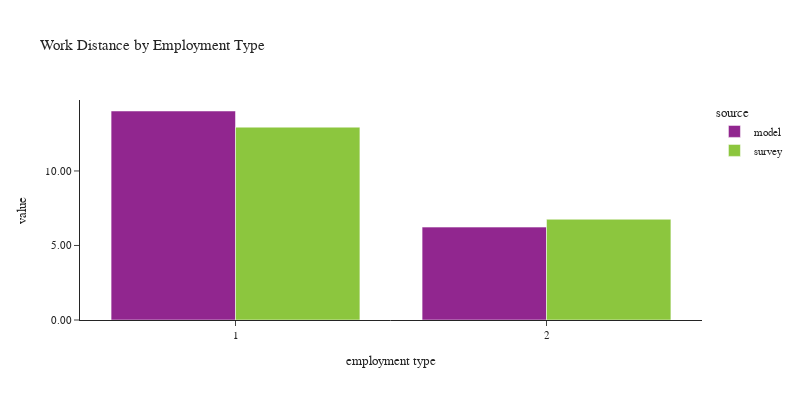

Notebook source saved alongside this figure:
### Code cell
plot_work_location(df_workers, 'pwtyp', 'Employment Type', 'employment type')

### Figure 1 — Plotly figure (JSON) as saved in the notebook; plotly's stock layout.template omitted (floating-point values rounded to 4 significant figures)
{"data": [{"alignmentgroup": "True", "customdata": [[175647], [41225]], "hovertemplate": "source=model<br>pwtyp=%{x}<br>value=%{y}<br>sample count=%{customdata[0]}<extra></extra>", "legendgroup": "model", "marker": {"color": "#91268F", "pattern": {"shape": ""}}, "name": "model", "offsetgroup": "model", "orientation": "v", "showlegend": true, "textposition": "auto", "type": "bar", "x": [1, 2], "xaxis": "x", "y": [14.02, 6.233], "yaxis": "y"}, {"alignmentgroup": "True", "customdata": [[2175], [430]], "hovertemplate": "source=survey<br>pwtyp=%{x}<br>value=%{y}<br>sample count=%{customdata[0]}<extra></extra>", "legendgroup": "survey", "marker": {"color": "#8CC63E", "pattern": {"shape": ""}}, "name": "survey", "offsetgroup": "survey", "orientation": "v", "showlegend": true, "textposition": "auto", "type": "bar", "x": [1, 2], "xaxis": "x", "y": [12.94, 6.76], "yaxis": "y"}], "layout": {"barmode": "group", "font": {"size": 11}, "height": 400, "legend": {"title": {"text": "source"}, "tracegroupgap": 0}, "title": {"text": "Work Distance by Employment Type"}, "width": 800, "xaxis": {"anchor": "y", "domain": [0.0, 1.0], "title": {"text": "employment type"}}, "yaxis": {"anchor": "x", "domain": [0.0, 1.0], "tickformat": ".2f", "title": {"text": "value"}}}}
